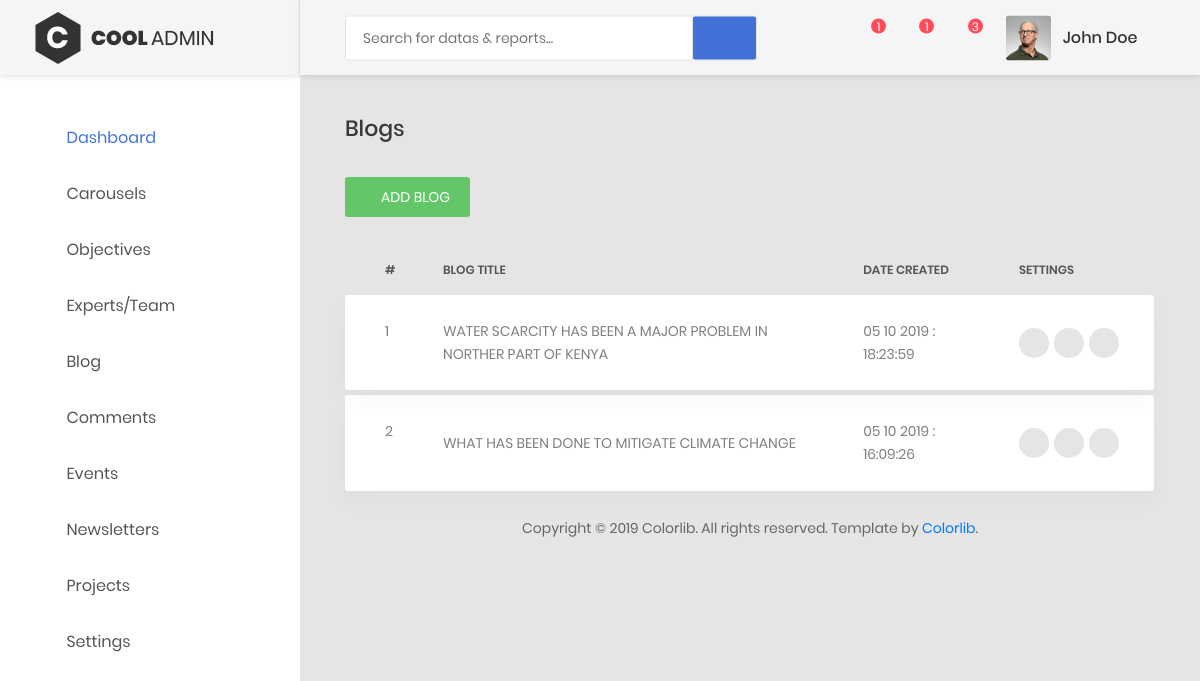
Screenshot of /ccsbadmin/blog/ with the database file from the repository.
### ccsbadmin/models.py (models this page shows, shortened)
class Blog(models.Model):
    blog_image = models.ImageField(upload_to='events', max_length=200, null=True, blank=True)  # height_field=None, width_field=None,
    blog_title = models.CharField(max_length=150, null=False, blank=False)
    blog_description = models.TextField()
    created_at = models.DateTimeField(auto_now_add=True)
    updated_at = models.DateTimeField(auto_now=True)

### ccsbadmin/views.py (the view)
# urls.py: path('blog/',views.viewBlog, name='viewBlog'),
def viewBlog(request):
    blogs = Blog.objects.order_by("-created_at")
    context = {
        'title': 'Blogs',
        'blogs': blogs,
    }
    return render(request, 'blog/blog.html', context)

### ccsbadmin/templates/blog/blog.html (shortened to what this page needs)
{% extends "aahome/aalayout.html" %}
{% load static %}
    {% block links %}
        <link type="text/css" rel="stylesheet" href="https://cdn.datatables.net/1.10.18/css/dataTables.bootstrap.min.css">
        <link type="text/css" href="https://cdnjs.cloudflare.com/ajax/libs/bootstrap-select/1.10.0/css/bootstrap-select.min.css" rel="stylesheet" />
        <link rel="stylesheet" href="https://cdn.jsdelivr.net/npm/bootstrap-select@1.13.9/dist/css/bootstrap-select.min.css">
    {% endblock links %}
{% block content %}
            <div class="main-content">
                <div class="section__content section__content--p30">
                    <div class="container-fluid">
                        <div class="row">
                            <div class="col-md-12">
                                <h3 class="title-5 m-b-35">Blogs</h3>
                                <div class="table-data__tool">
                                    <div class="table-data__tool-right">
                                        <button data-toggle="modal" data-target="#largeModal" class="au-btn au-btn-icon au-btn--green au-btn--small">
                                            <i class="zmdi zmdi-plus" ></i>add blog</button>
                                    </div>
                                </div>
                                <div class="table-responsive table-responsive-data2">
                                    <table class="table tablez table-data2">
                                        <thead>
                                            <tr>
                                                <th>#</th>
                                                <th>Blog Title</th>
                                                <th>Date Created</th>
                                                <th>Settings</th>
                                            </tr>
                                        </thead>
                                        <tbody>
                                            {% for blog in blogs %}
                                                <tr class="tr-shadow">
                                                    <td>
                                                        {{ forloop.counter }}
                                                    </td>
                                                    <td>{{ blog.blog_title }}</td>
                                                    <td>{{ blog.created_at|date:"d m Y : H:i:s" }} </td>
                                                    <td>
                                                        <div class="table-data-feature">
                                                            <a href="{% url 'CCSBADMIN:viewSingleBlog' blog.id %}" class="item" data-toggle="tooltip" data-placement="top" title="Send">
                                                                <i class="zmdi zmdi-eye"></i>
                                                            </a>
                                                            <a data-toggle="modal" data-target="#ee{{ blog.id }}" href="#" class="item" title="Edit">
                                                                <i class="zmdi zmdi-edit"></i>
                                                            </a>
                                                            <a data-toggle="modal" data-target="#dd{{ blog.id }}" href="#" class="item"  data-placement="top" title="Delete">
                                                                <i class="zmdi zmdi-delete"></i>
                                                            </a>
                                                        </div>
                                                    </td>
                                                </tr>
                                                <tr class="spacer"></tr>
                                            {% endfor %}
                                        </tbody>
                                    </table>
                                </div>
                            </div>
                        </div>
                        <div class="row">
                            <div class="col-md-12">
                                <div class="copyright">
                                    <p>Copyright © <script> var date = new Date(); var yr = date.getFullYear(); document.write(yr);</script> Colorlib. All rights reserved. Template by <a href="https://colorlib.com">Colorlib</a>.</p>
                                </div>
                            </div>
                        </div>
                    </div>
                </div>
            </div>
{% endblock content %}

### rows the page displays
Blog: blog_title "WATER SCARCITY HAS BEEN A MAJOR PROBLEM IN NORTHER PART OF KENYA", created_at "05 10 2019 : 18:23:59"
Blog: blog_title "WHAT HAS BEEN DONE TO MITIGATE CLIMATE CHANGE", created_at "05 10 2019 : 16:09:26"
